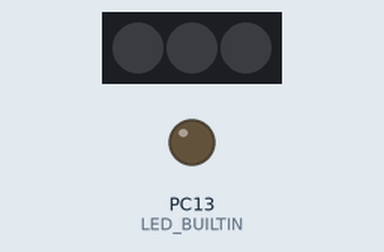
This program was run on a simulated STM32 Blue Pill. On the bench: 3 RGB LEDs in strip order, left to right, output pins drawn as LEDs (lit = HIGH).

Above: at 0.2 s.
At 1.7 s:
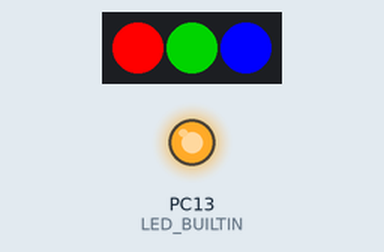
Timing chart, 0 to 3.0 s (numbered marks = the images above):
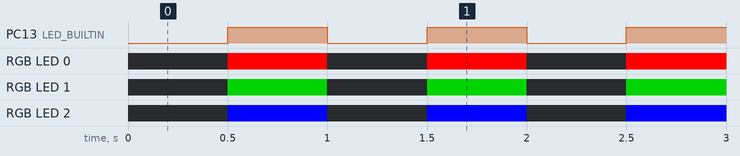

Measured:
- by itself, PC13 (LED_BUILTIN): alternates HIGH for 0.50 s and LOW for 0.50 s
- by itself, RGB LED 0: alternates RGB(255, 0, 0) for 0.50 s and off for 0.50 s
- by itself, RGB LED 1: alternates RGB(0, 128, 0) for 0.50 s and off for 0.50 s
- by itself, RGB LED 2: alternates RGB(0, 0, 255) for 0.50 s and off for 0.50 s

The program:

main.cpp
```cpp
#include <Arduino.h>
#define FASTLED_MY_BLUEPILL 1 // FOR FASTLED
//#define F_CPU 72000000L
#include <FastLED.h>


#define NUM_LEDS 3
#define PIN_LEDS PB4
CRGB leds[NUM_LEDS];

const int MODE_IDLE = 0;
const int MODE_REACTION = 1;
const int MODE_ANSWER = 2;
const int MODE_JUDJE = 3;

int mode = MODE_IDLE;

/*
const CRGB COLOR_REACTION = CRGB::White;
const CRGB COLOR_ANSWER = CRGB::Cyan;
const CRGB COLOR_JUDJE = CRGB::Yellow;

CRGB color = CRGB::Black;
*/
void setup() {
  Serial.begin(51400);
  pinMode(LED_BUILTIN, OUTPUT);
  pinMode(PB4, OUTPUT);
  FastLED.addLeds<WS2812B, PIN_LEDS, GRB>(leds, NUM_LEDS);  // GRB ordering is typical
}

void loop() {

  delay(500);
  digitalWrite(LED_BUILTIN, 1);
  //digitalWrite(PB4, 1);

  leds[0] = CRGB::Red;
  leds[1] = CRGB::Green;
  leds[2] = CRGB::Blue;
  FastLED.show();


  delay(500);
  digitalWrite(LED_BUILTIN, 0);
  //digitalWrite(PB4, 0);

  leds[0] = CRGB::Black;
  leds[1] = CRGB::Black;
  leds[2] = CRGB::Black;
  FastLED.show();


}
```
